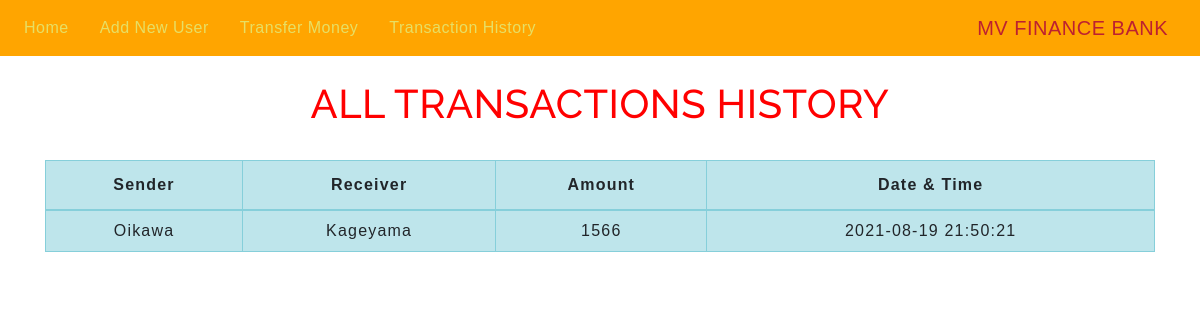
The page /transactionhistory.php on the database its author committed.
### tables this page shows
CREATE TABLE `transactions` (
  `Sender` varchar(20) NOT NULL,
  `Receiver` varchar(15) NOT NULL,
  `Current_balance` int(10) NOT NULL,
  `Date_time` datetime NOT NULL DEFAULT current_timestamp()
);

### transactionhistory.php (the view, shortened to what this page needs)
<!DOCTYPE html>
<html lang="en">
<head>
    <link rel="stylesheet" href="https://stackpath.bootstrapcdn.com/bootstrap/4.5.2/css/bootstrap.min.css">
    <link rel="stylesheet" type="text/css" href="css/table.css">
    <link rel="stylesheet" type="text/css" href="css/navbar.css">
</head>
<body>
<?php
  include 'navbar.php';
?>
	<div class="container">
        <h2 class="text-center pt-4">ALL TRANSACTIONS HISTORY</h2>
       <br>
       <div class="table-responsive-sm">
    <table class="table table-hover table-info table-condensed table-bordered">
        <thead>
            <tr>
                <th class="text-center">Sender</th>
                <th class="text-center">Receiver</th>
                <th class="text-center">Amount</th>
                <th class="text-center">Date & Time</th>
            </tr>
        </thead>
        <tbody>
        <?php
            include 'connect.php';
            $sql ="select * from transactions";
            $query =mysqli_query($conn, $sql);
            while($rows = mysqli_fetch_assoc($query))
            {
        ?>
            <tr>
            <td class="py-2"><?php echo $rows['Sender']; ?></td>
            <td class="py-2"><?php echo $rows['Receiver']; ?></td>
            <td class="py-2"><?php echo $rows['Current_balance']; ?> </td>
            <td class="py-2"><?php echo $rows['Date_time']; ?> </td>
        <?php
            }
        ?>
        </tbody>
    </table>
    </div>
</div>
</body>
</html>

### css/table.css (style rules this page uses)
* { padding: 0; margin: 0; box-sizing: border-box; font-family: sans-serif; }
h2 { font-size: 40px; }
table { letter-spacing: 1.2px; }
td { text-align: center; }

### css/navbar.css (style rules this page uses)
h2 { color: #e7dfe3; letter-spacing: 0.5px; font-family: raleway; }

### transactionhistory.php (style rules this page uses)
h2 { color: red; }

### rows shown on the page
transactions: Sender "Oikawa", Receiver "Kageyama", Current_balance "1566", Date_time "2021-08-19 21:50:21"
